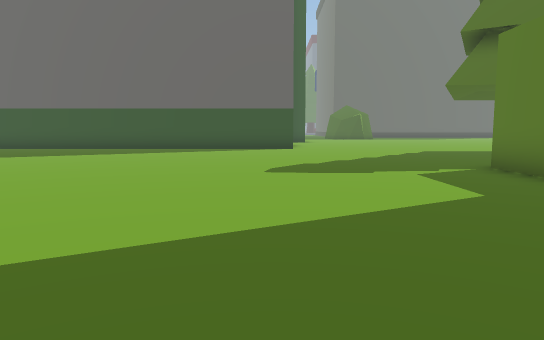
View 1 (above)

24 first-person views from a walk through a scene from a Unity 3-D project. The camera is 1.5 m above the floor, tilts 6° down and sees 70° across. The floor is counted in squares, 2 m on a side. Each view is taken from the middle of a square. On the plan, view 1 faces up. The plan holds only what a view shows up to about 12 squares ahead; the rest is blank. The place goes on beyond the plan. The player is left out. Some animated figures are left out. Some surface patterns are stand-ins.

View 2
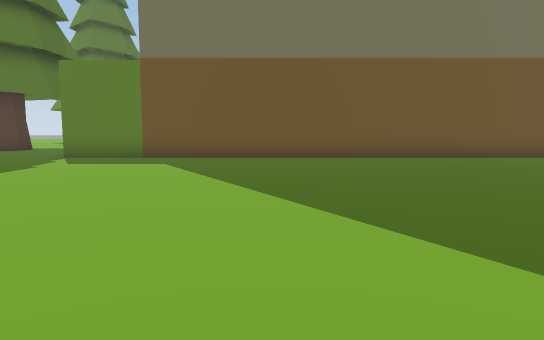

View 3
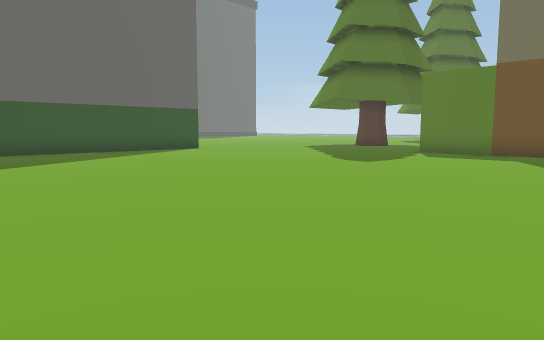

View 4
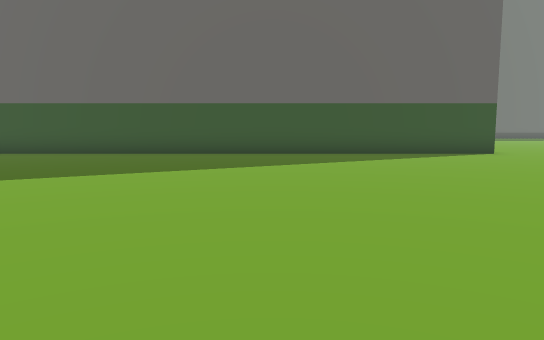

View 5
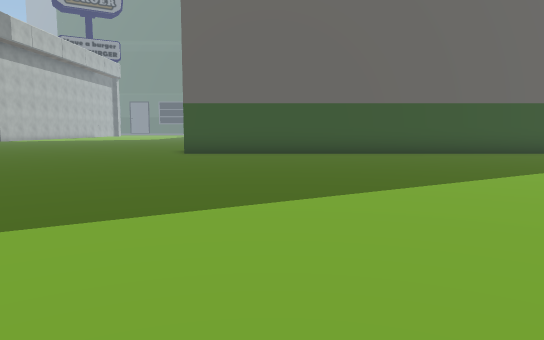

View 6
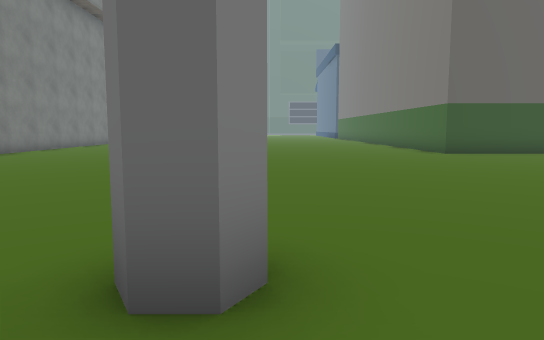

View 7
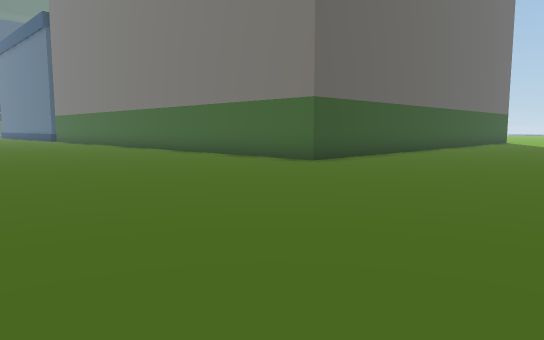

View 8
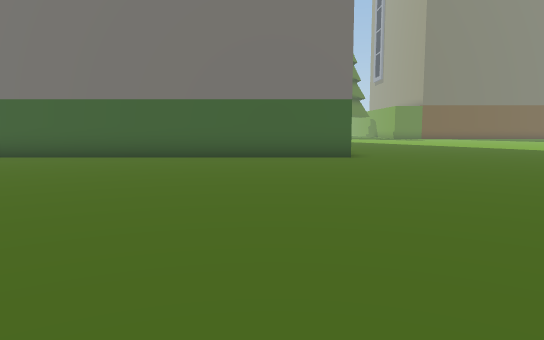

View 9
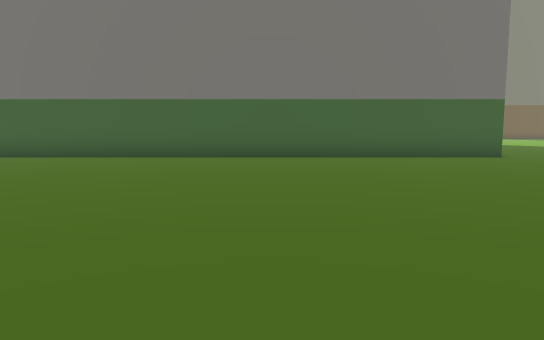

View 10
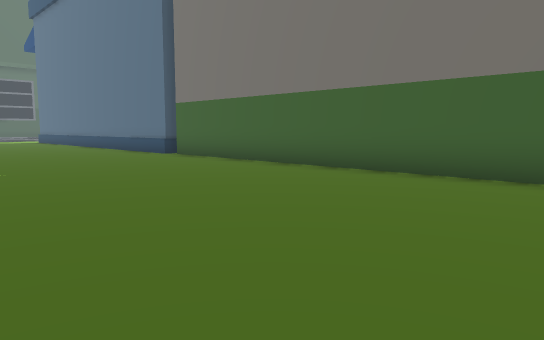

View 11
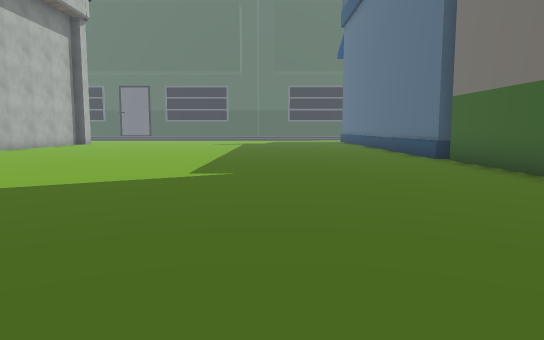

View 12
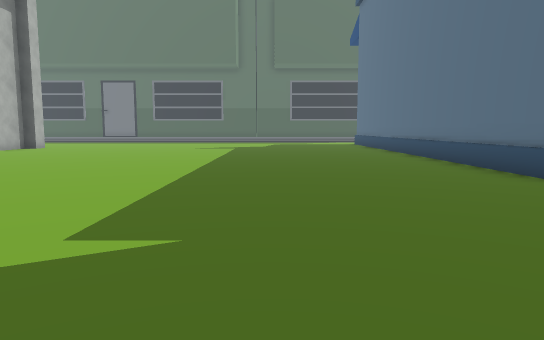

View 13
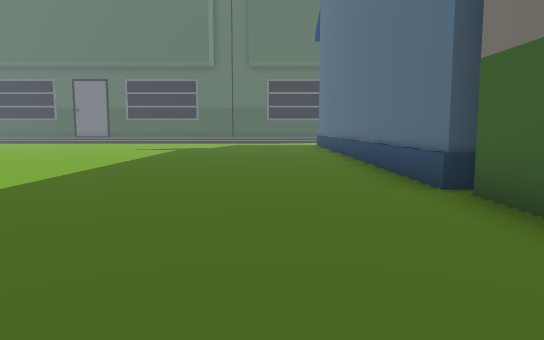

View 14
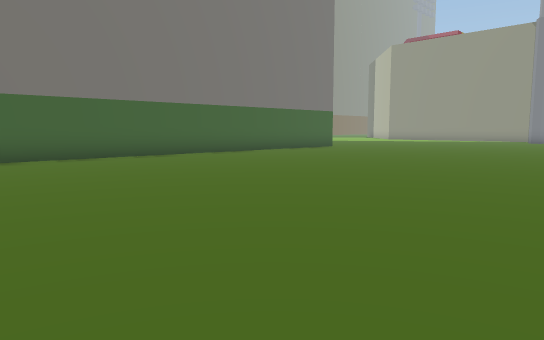

View 15
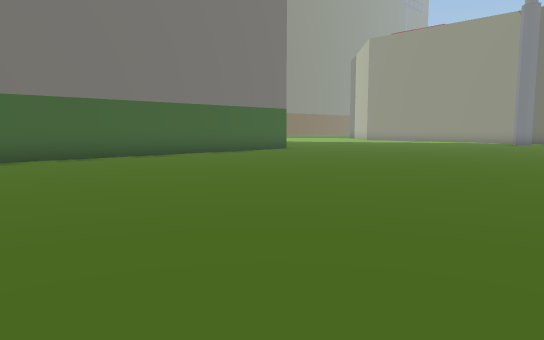

View 16
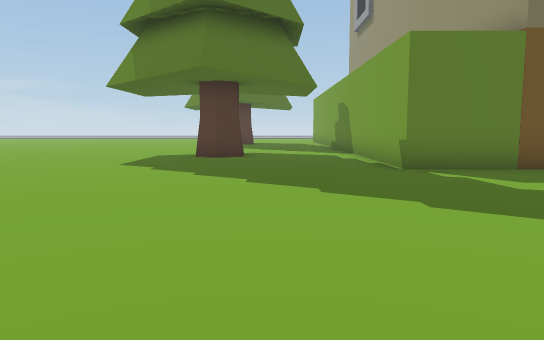

View 17
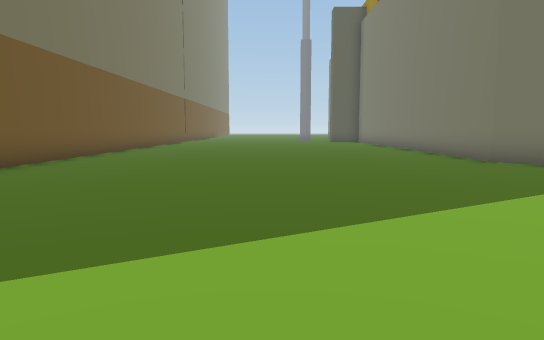

View 18
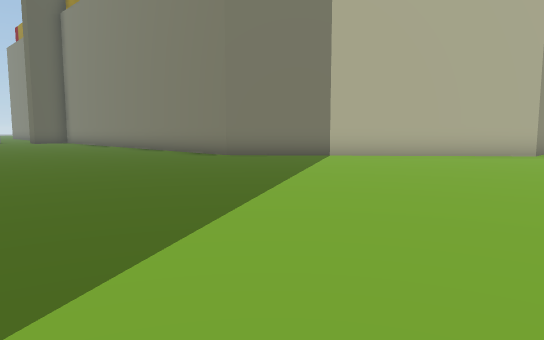

View 19
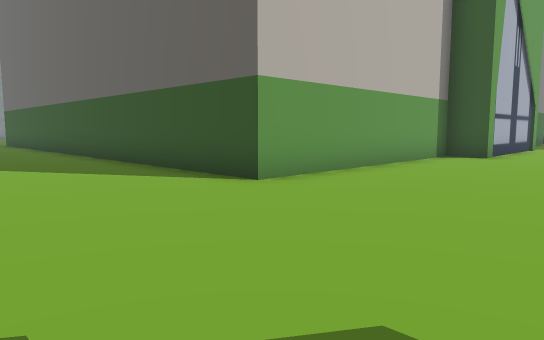

View 20
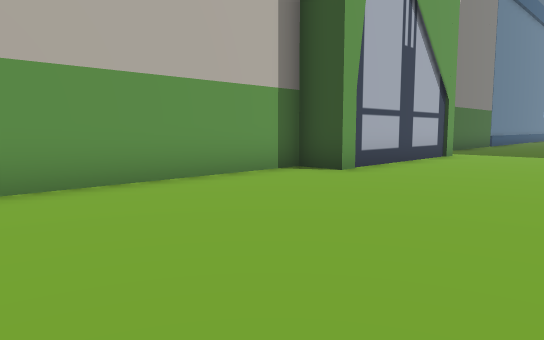

View 21
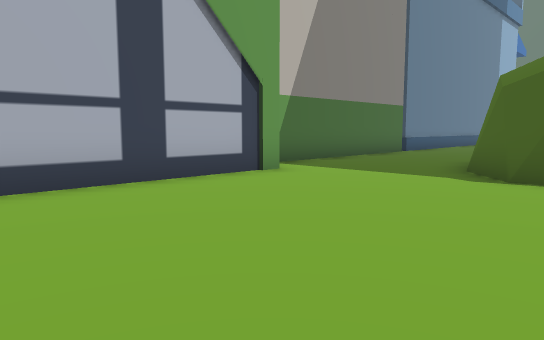

View 22
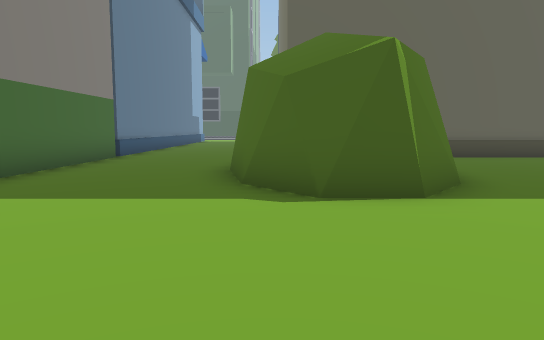

View 23
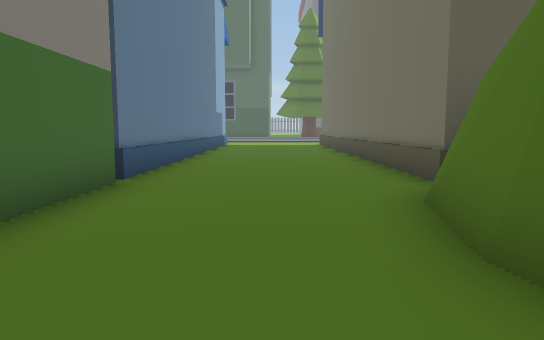

View 24
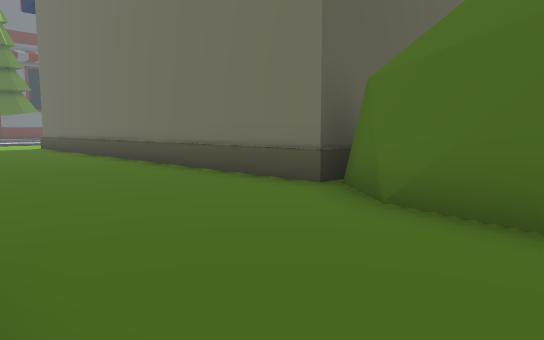

### Floor plan
Points are (right, up) in squares from view 1. A wall is a line through its corners. A room is listed if a view was taken in it or the views show most of it. See-through windows are left out.
Room 1 (views 1, 2, 3, 4, 5, 6, 7, 8, 9, 10, 11, 12, 13, 14, 15, 16, 17, 18, 19, 20, 21, 22, 23, 24)
walls: (-12.6, 2.6) (-11.8, 2.6) (-6, -3.9) (-6, -7.1); (-21, 4.9) (-21.2, 4.5) (-21.6, 4.5) (-21.8, 4.9); (1.8, 27.4) (1.8, 22) (0.8, 22) (0.8, 14.9) (-15.7, 14.9) (-15.7, 34.5); (5.5, 28.3) (4.8, 29.2) (4.5, 30); (4.7, 29.3) (4.3, 31.2) (4.7, 32.9) (5.6, 34.1); (5.8, 28.5) (5.2, 28.7); (-15.4, 34.8) (-15.9, 34.8); (-15.7, 34.8) (-15.7, 41.8); (4.5, 32) (5.1, 33.5); (0.8, 34.5) (0.8, 28.4); (7.5, 29.3) (6.6, 28.2); (4.2, -7.1) (4.2, 7.5) (7.5, 7.5); (5.4, 34.4) (5.4, 42.5); (0.8, 41.1) (0.8, 34.8)
low walls: (-15.9, 34.8) (-15.9, 42); (4.5, 32.7) (4.7, 33.1)
ways out: gap at (0, 35)
objects: tree (7, 11)

Positions as (right, up) in squares from view 1, and headings:
1: (0, 0), facing up
2: (-6, 2), facing right
3: (-8, 2), facing up-right
4: (-6, 3), facing up
5: (-13, 3), facing up
6: (-21, 3), facing up
7: (-23, 9), facing up-right
8: (-26, 17), facing right
9: (-26, 21), facing right
10: (-22, 24), facing up-right
11: (-20, 25), facing up
12: (-20, 29), facing up
13: (-18, 30), facing up
14: (-26, 29), facing down-right
15: (-26, 26), facing down-right
16: (-3, 10), facing right
17: (-1, 5), facing down
18: (1, 5), facing down-left
19: (5, 11), facing up-left
20: (6, 16), facing up-left
21: (7, 22), facing up-left
22: (5, 24), facing up
23: (3, 29), facing up
24: (1, 31), facing up-right
